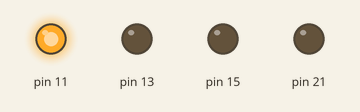
Recording of a program running on a simulated Raspberry Pi (header pin numbers). Parts: output pins drawn as LEDs (lit = HIGH).

Above: at 0.1 s.
At 0.7 s:
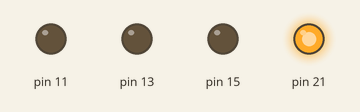
At 1.3 s:
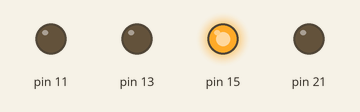
At 2.7 s:
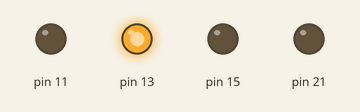
Timing chart, 0 to 3.0 s (numbered marks = the images above):
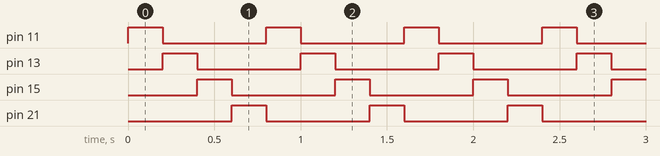

Measured:
- by itself, pin 11, pin 13, pin 15, pin 21: alternates HIGH for 0.20 s and LOW for 0.60 s
- by itself, everything shown: repeats every 0.80 s, in 4 steps

The program:

GPIO.py
```python
#First code from GitHub
import RPi.GPIO as GPIO
import time

#Comment added to test branching
GPIO.setmode(GPIO.BOARD)

GPIO.setwarnings(False)
GPIO.setup(11,GPIO.OUT)
GPIO.setup(13,GPIO.OUT)
GPIO.setup(15,GPIO.OUT)
GPIO.setup(21,GPIO.OUT)

#Initialize variables
sleep_interval=0.2
led_yellow=11
led_blue=13
led_green=15
led_red=21

def _lightup(pinno):
        GPIO.output(pinno,1)
        time.sleep(sleep_interval)
        GPIO.output(pinno,0)
        return

try:
        while 1:
                _lightup(led_yellow)
                _lightup(led_blue)
                _lightup(led_green)
                _lightup(led_red)
except KeyboardInterrupt:
        print "GPIO Stopped"
        GPIO.cleanup()
        print "GPIO Cleaned Up"
        print "Copyright C Prasanth Joy 2015"
```
